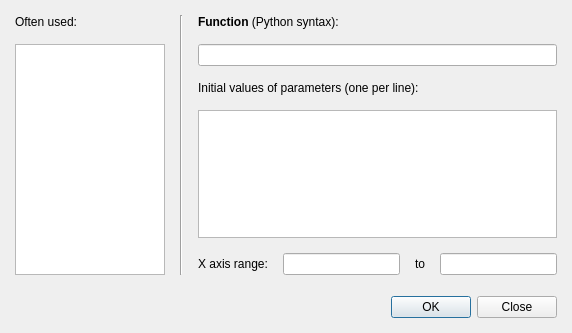
<?xml version="1.0" encoding="UTF-8"?>
<ui version="4.0">
 <class>LogViewerUI</class>
 <widget class="QDialog" name="LogViewerUI">
  <property name="geometry">
   <rect>
    <x>0</x>
    <y>0</y>
    <width>572</width>
    <height>333</height>
   </rect>
  </property>
  <property name="windowTitle">
   <string>Fit arbitrary function</string>
  </property>
  <layout class="QVBoxLayout" name="verticalLayout">
   <item>
    <layout class="QGridLayout" name="gridLayout">
     <property name="bottomMargin">
      <number>6</number>
     </property>
     <item row="1" column="2" colspan="4">
      <widget class="QLabel" name="label">
       <property name="text">
        <string>&lt;span style=&quot; font-weight:600;&quot;&gt;Function&lt;/span&gt; (Python syntax):</string>
       </property>
      </widget>
     </item>
     <item row="3" column="2" colspan="4">
      <widget class="QLabel" name="label_2">
       <property name="text">
        <string>Initial values of parameters (one per line):</string>
       </property>
      </widget>
     </item>
     <item row="5" column="2">
      <widget class="QLabel" name="label_4">
       <property name="text">
        <string>X axis range:</string>
       </property>
      </widget>
     </item>
     <item row="5" column="5">
      <widget class="QLineEdit" name="xto">
       <property name="text">
        <string/>
       </property>
      </widget>
     </item>
     <item row="4" column="2" colspan="4">
      <widget class="QTextEdit" name="fitparams"/>
     </item>
     <item row="5" column="3">
      <widget class="QLineEdit" name="xfrom"/>
     </item>
     <item row="5" column="4">
      <widget class="QLabel" name="label_5">
       <property name="text">
        <string>to</string>
       </property>
      </widget>
     </item>
     <item row="1" column="0" rowspan="5">
      <layout class="QVBoxLayout" name="verticalLayout_2">
       <item>
        <widget class="QLabel" name="label_3">
         <property name="text">
          <string>Often used:</string>
         </property>
        </widget>
       </item>
       <item>
        <widget class="QListWidget" name="oftenUsed">
         <property name="sizePolicy">
          <sizepolicy hsizetype="Ignored" vsizetype="Expanding">
           <horstretch>0</horstretch>
           <verstretch>0</verstretch>
          </sizepolicy>
         </property>
         <property name="minimumSize">
          <size>
           <width>150</width>
           <height>0</height>
          </size>
         </property>
        </widget>
       </item>
      </layout>
     </item>
     <item row="1" column="1" rowspan="5">
      <widget class="Line" name="line">
       <property name="orientation">
        <enum>Qt::Vertical</enum>
       </property>
      </widget>
     </item>
     <item row="2" column="2" colspan="4">
      <widget class="QLineEdit" name="function"/>
     </item>
    </layout>
   </item>
   <item>
    <widget class="QDialogButtonBox" name="buttonBox">
     <property name="standardButtons">
      <set>QDialogButtonBox::Close|QDialogButtonBox::Ok</set>
     </property>
    </widget>
   </item>
  </layout>
 </widget>
 <layoutdefault spacing="15" margin="15"/>
 <tabstops>
  <tabstop>fitparams</tabstop>
  <tabstop>xfrom</tabstop>
  <tabstop>xto</tabstop>
  <tabstop>buttonBox</tabstop>
 </tabstops>
 <resources>
  <include location="../../../../../resources/nicos-gui.qrc"/>
 </resources>
 <connections>
  <connection>
   <sender>buttonBox</sender>
   <signal>accepted()</signal>
   <receiver>LogViewerUI</receiver>
   <slot>accept()</slot>
   <hints>
    <hint type="sourcelabel">
     <x>241</x>
     <y>116</y>
    </hint>
    <hint type="destinationlabel">
     <x>241</x>
     <y>67</y>
    </hint>
   </hints>
  </connection>
  <connection>
   <sender>buttonBox</sender>
   <signal>rejected()</signal>
   <receiver>LogViewerUI</receiver>
   <slot>reject()</slot>
   <hints>
    <hint type="sourcelabel">
     <x>241</x>
     <y>116</y>
    </hint>
    <hint type="destinationlabel">
     <x>241</x>
     <y>67</y>
    </hint>
   </hints>
  </connection>
  <connection>
   <sender>function</sender>
   <signal>returnPressed()</signal>
   <receiver>LogViewerUI</receiver>
   <slot>accept()</slot>
   <hints>
    <hint type="sourcelabel">
     <x>304</x>
     <y>18</y>
    </hint>
    <hint type="destinationlabel">
     <x>241</x>
     <y>67</y>
    </hint>
   </hints>
  </connection>
  <connection>
   <sender>xto</sender>
   <signal>returnPressed()</signal>
   <receiver>LogViewerUI</receiver>
   <slot>accept()</slot>
   <hints>
    <hint type="sourcelabel">
     <x>302</x>
     <y>50</y>
    </hint>
    <hint type="destinationlabel">
     <x>241</x>
     <y>67</y>
    </hint>
   </hints>
  </connection>
 </connections>
</ui>
